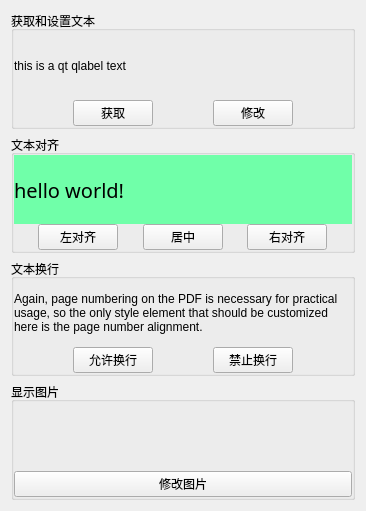
<?xml version="1.0" encoding="UTF-8"?>
<ui version="4.0">
 <class>Widget</class>
 <widget class="QWidget" name="Widget">
  <property name="geometry">
   <rect>
    <x>0</x>
    <y>0</y>
    <width>366</width>
    <height>511</height>
   </rect>
  </property>
  <property name="windowTitle">
   <string>qlabel练习</string>
  </property>
  <layout class="QVBoxLayout" name="verticalLayout_2">
   <item>
    <widget class="QGroupBox" name="groupBox">
     <property name="title">
      <string>获取和设置文本</string>
     </property>
     <layout class="QGridLayout" name="gridLayout">
      <property name="leftMargin">
       <number>0</number>
      </property>
      <property name="topMargin">
       <number>0</number>
      </property>
      <property name="rightMargin">
       <number>0</number>
      </property>
      <property name="bottomMargin">
       <number>0</number>
      </property>
      <property name="spacing">
       <number>0</number>
      </property>
      <item row="3" column="4">
       <spacer name="horizontalSpacer_2">
        <property name="orientation">
         <enum>Qt::Horizontal</enum>
        </property>
        <property name="sizeHint" stdset="0">
         <size>
          <width>40</width>
          <height>20</height>
         </size>
        </property>
       </spacer>
      </item>
      <item row="3" column="0">
       <spacer name="horizontalSpacer">
        <property name="orientation">
         <enum>Qt::Horizontal</enum>
        </property>
        <property name="sizeHint" stdset="0">
         <size>
          <width>40</width>
          <height>20</height>
         </size>
        </property>
       </spacer>
      </item>
      <item row="0" column="0" colspan="5">
       <widget class="QLabel" name="TextShow">
        <property name="text">
         <string>this is a qt qlabel text</string>
        </property>
       </widget>
      </item>
      <item row="3" column="2">
       <spacer name="horizontalSpacer_3">
        <property name="orientation">
         <enum>Qt::Horizontal</enum>
        </property>
        <property name="sizeHint" stdset="0">
         <size>
          <width>40</width>
          <height>20</height>
         </size>
        </property>
       </spacer>
      </item>
      <item row="3" column="3">
       <widget class="QPushButton" name="ChangeText">
        <property name="text">
         <string>修改</string>
        </property>
       </widget>
      </item>
      <item row="3" column="1">
       <widget class="QPushButton" name="GetText">
        <property name="text">
         <string>获取</string>
        </property>
       </widget>
      </item>
     </layout>
    </widget>
   </item>
   <item>
    <widget class="QGroupBox" name="groupBox_2">
     <property name="title">
      <string>文本对齐</string>
     </property>
     <layout class="QGridLayout" name="gridLayout_2">
      <property name="leftMargin">
       <number>0</number>
      </property>
      <property name="topMargin">
       <number>0</number>
      </property>
      <property name="rightMargin">
       <number>0</number>
      </property>
      <property name="bottomMargin">
       <number>0</number>
      </property>
      <property name="spacing">
       <number>0</number>
      </property>
      <item row="3" column="6">
       <spacer name="horizontalSpacer_7">
        <property name="orientation">
         <enum>Qt::Horizontal</enum>
        </property>
        <property name="sizeHint" stdset="0">
         <size>
          <width>40</width>
          <height>20</height>
         </size>
        </property>
       </spacer>
      </item>
      <item row="3" column="2">
       <spacer name="horizontalSpacer_5">
        <property name="orientation">
         <enum>Qt::Horizontal</enum>
        </property>
        <property name="sizeHint" stdset="0">
         <size>
          <width>40</width>
          <height>20</height>
         </size>
        </property>
       </spacer>
      </item>
      <item row="3" column="4">
       <spacer name="horizontalSpacer_6">
        <property name="orientation">
         <enum>Qt::Horizontal</enum>
        </property>
        <property name="sizeHint" stdset="0">
         <size>
          <width>40</width>
          <height>20</height>
         </size>
        </property>
       </spacer>
      </item>
      <item row="3" column="1">
       <widget class="QPushButton" name="Left">
        <property name="text">
         <string>左对齐</string>
        </property>
       </widget>
      </item>
      <item row="3" column="0">
       <spacer name="horizontalSpacer_4">
        <property name="orientation">
         <enum>Qt::Horizontal</enum>
        </property>
        <property name="sizeHint" stdset="0">
         <size>
          <width>40</width>
          <height>20</height>
         </size>
        </property>
       </spacer>
      </item>
      <item row="3" column="5">
       <widget class="QPushButton" name="Right">
        <property name="text">
         <string>右对齐</string>
        </property>
       </widget>
      </item>
      <item row="3" column="3">
       <widget class="QPushButton" name="Center">
        <property name="text">
         <string>居中</string>
        </property>
       </widget>
      </item>
      <item row="1" column="0" colspan="7">
       <widget class="QLabel" name="Alignment">
        <property name="font">
         <font>
          <family>黑体</family>
          <pointsize>15</pointsize>
         </font>
        </property>
        <property name="autoFillBackground">
         <bool>false</bool>
        </property>
        <property name="styleSheet">
         <string notr="true">background-color: rgb(112, 255, 169);</string>
        </property>
        <property name="text">
         <string>hello world!</string>
        </property>
       </widget>
      </item>
     </layout>
    </widget>
   </item>
   <item>
    <widget class="QGroupBox" name="groupBox_3">
     <property name="title">
      <string>文本换行</string>
     </property>
     <layout class="QGridLayout" name="gridLayout_3">
      <property name="leftMargin">
       <number>0</number>
      </property>
      <property name="topMargin">
       <number>0</number>
      </property>
      <property name="rightMargin">
       <number>0</number>
      </property>
      <property name="bottomMargin">
       <number>0</number>
      </property>
      <property name="spacing">
       <number>0</number>
      </property>
      <item row="1" column="0">
       <spacer name="horizontalSpacer_8">
        <property name="orientation">
         <enum>Qt::Horizontal</enum>
        </property>
        <property name="sizeHint" stdset="0">
         <size>
          <width>40</width>
          <height>20</height>
         </size>
        </property>
       </spacer>
      </item>
      <item row="1" column="4">
       <spacer name="horizontalSpacer_9">
        <property name="orientation">
         <enum>Qt::Horizontal</enum>
        </property>
        <property name="sizeHint" stdset="0">
         <size>
          <width>40</width>
          <height>20</height>
         </size>
        </property>
       </spacer>
      </item>
      <item row="1" column="1">
       <widget class="QPushButton" name="LineOn">
        <property name="text">
         <string>允许换行</string>
        </property>
       </widget>
      </item>
      <item row="1" column="3">
       <widget class="QPushButton" name="LineOff">
        <property name="text">
         <string>禁止换行</string>
        </property>
       </widget>
      </item>
      <item row="1" column="2">
       <spacer name="horizontalSpacer_10">
        <property name="orientation">
         <enum>Qt::Horizontal</enum>
        </property>
        <property name="sizeHint" stdset="0">
         <size>
          <width>40</width>
          <height>20</height>
         </size>
        </property>
       </spacer>
      </item>
      <item row="0" column="0" colspan="5">
       <widget class="QLabel" name="ChangeLine">
        <property name="text">
         <string>Again, page numbering on the PDF is necessary for practical usage, so the only style element that should be customized here is the page number alignment.</string>
        </property>
        <property name="wordWrap">
         <bool>true</bool>
        </property>
       </widget>
      </item>
     </layout>
    </widget>
   </item>
   <item>
    <widget class="QGroupBox" name="groupBox_4">
     <property name="title">
      <string>显示图片</string>
     </property>
     <layout class="QGridLayout" name="gridLayout_4">
      <property name="leftMargin">
       <number>0</number>
      </property>
      <property name="topMargin">
       <number>0</number>
      </property>
      <property name="rightMargin">
       <number>0</number>
      </property>
      <property name="bottomMargin">
       <number>0</number>
      </property>
      <item row="2" column="1">
       <widget class="QPushButton" name="ChangePic">
        <property name="text">
         <string>修改图片</string>
        </property>
       </widget>
      </item>
      <item row="0" column="1">
       <widget class="QLabel" name="picload">
        <property name="text">
         <string/>
        </property>
        <property name="pixmap">
         <pixmap resource="res.qrc">:/res/apple.ico</pixmap>
        </property>
       </widget>
      </item>
     </layout>
    </widget>
   </item>
  </layout>
 </widget>
 <layoutdefault spacing="6" margin="11"/>
 <resources>
  <include location="res.qrc"/>
 </resources>
 <connections/>
</ui>
